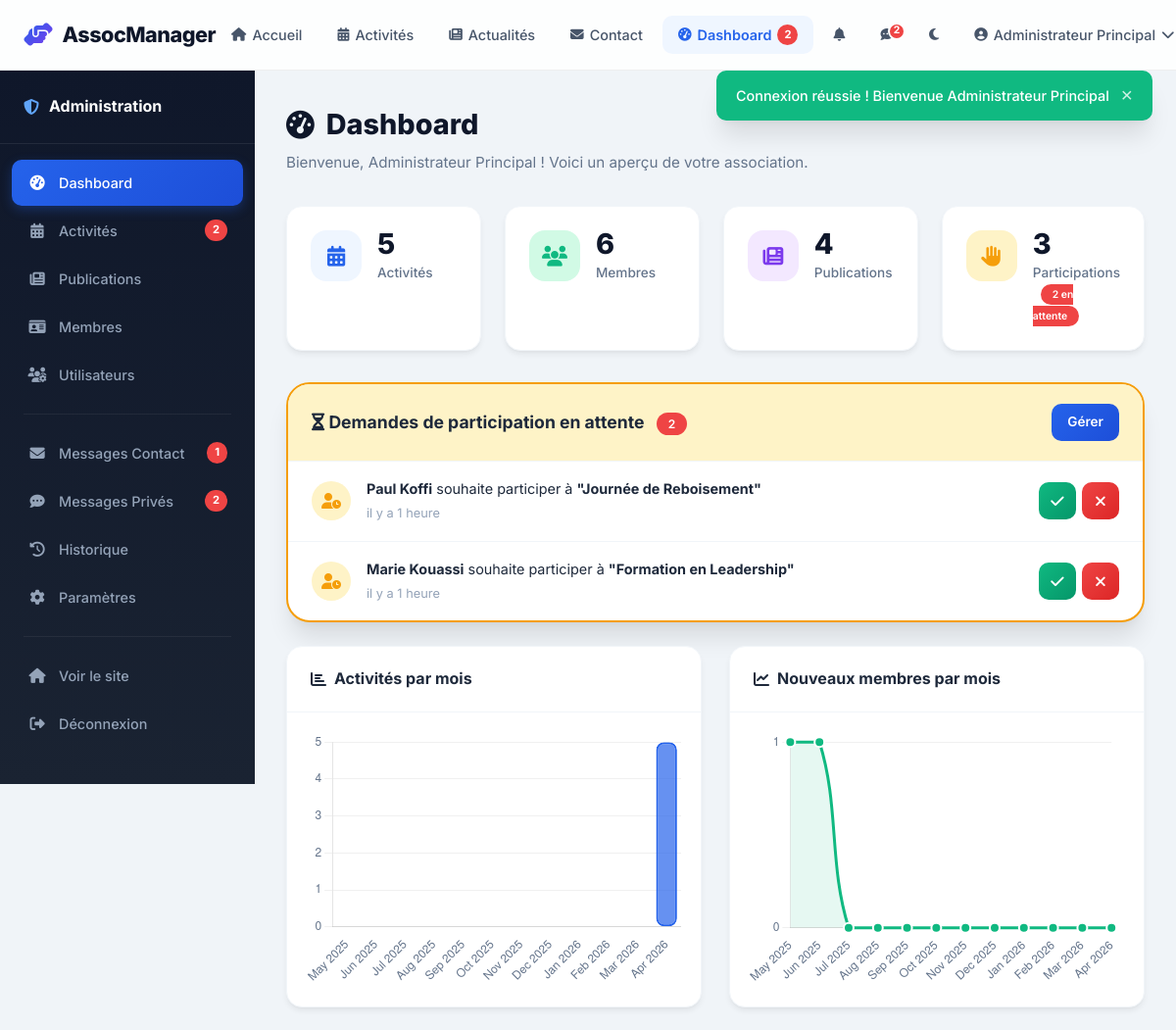
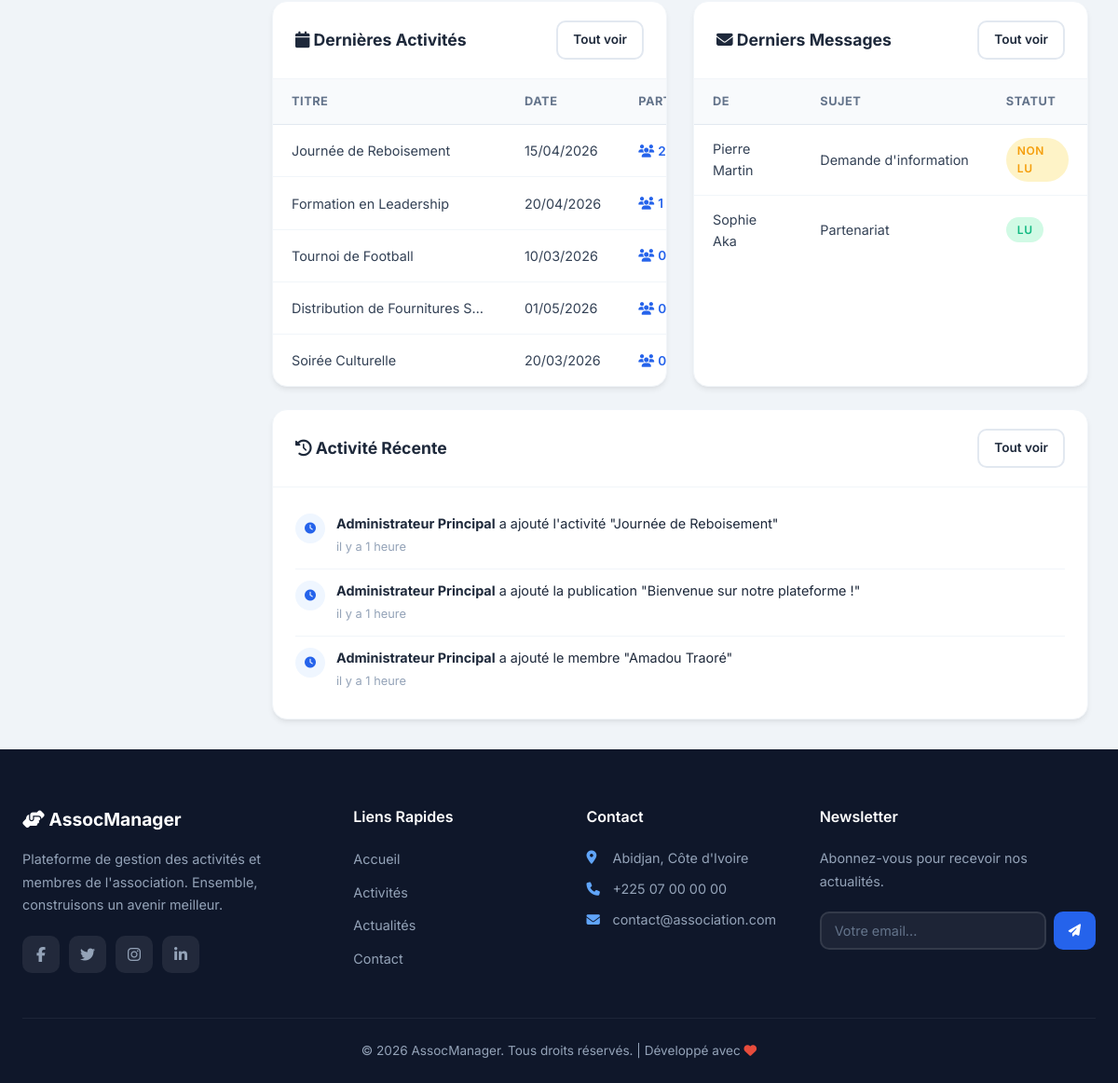
Page /admin/dashboard.php (signed in) on the committed database (2 pictures, top to bottom).
### tables this page shows
CREATE TABLE IF NOT EXISTS users (
    id INT AUTO_INCREMENT PRIMARY KEY,
    username VARCHAR(50) NOT NULL UNIQUE,
    email VARCHAR(100) NOT NULL UNIQUE,
    password VARCHAR(255) NOT NULL,
    full_name VARCHAR(100) NOT NULL,
    phone VARCHAR(20) DEFAULT NULL,
    bio TEXT DEFAULT NULL,
    avatar VARCHAR(255) DEFAULT 'default.png',
    role ENUM('admin', 'user') DEFAULT 'user',
    is_active TINYINT(1) DEFAULT 1,
    created_at DATETIME DEFAULT CURRENT_TIMESTAMP,
    updated_at DATETIME DEFAULT CURRENT_TIMESTAMP ON UPDATE CURRENT_TIMESTAMP
);

CREATE TABLE IF NOT EXISTS participations (
    id INT AUTO_INCREMENT PRIMARY KEY,
    user_id INT NOT NULL,
    activity_id INT NOT NULL,
    status ENUM('pending', 'accepted', 'rejected') DEFAULT 'pending',
    created_at DATETIME DEFAULT CURRENT_TIMESTAMP,
    updated_at DATETIME DEFAULT CURRENT_TIMESTAMP ON UPDATE CURRENT_TIMESTAMP,
    UNIQUE KEY unique_participation (user_id, activity_id),
    FOREIGN KEY (user_id) REFERENCES users(id) ON DELETE CASCADE,
    FOREIGN KEY (activity_id) REFERENCES activities(id) ON DELETE CASCADE
);

CREATE TABLE IF NOT EXISTS activities (
    id INT AUTO_INCREMENT PRIMARY KEY,
    title VARCHAR(200) NOT NULL,
    description TEXT NOT NULL,
    image VARCHAR(255) DEFAULT NULL,
    activity_date DATE NOT NULL,
    location VARCHAR(200) DEFAULT NULL,
    status ENUM('upcoming', 'ongoing', 'completed') DEFAULT 'upcoming',
    publication_status ENUM('draft', 'published') DEFAULT 'published',
    registration_status ENUM('open', 'closed') DEFAULT 'open',
    max_participants INT DEFAULT NULL,
    created_by INT NOT NULL,
    created_at DATETIME DEFAULT CURRENT_TIMESTAMP,
    updated_at DATETIME DEFAULT CURRENT_TIMESTAMP ON UPDATE CURRENT_TIMESTAMP,
    FOREIGN KEY (created_by) REFERENCES users(id) ON DELETE CASCADE
);

CREATE TABLE IF NOT EXISTS contacts (
    id INT AUTO_INCREMENT PRIMARY KEY,
    name VARCHAR(100) NOT NULL,
    email VARCHAR(100) NOT NULL,
    subject VARCHAR(200) NOT NULL,
    message TEXT NOT NULL,
    is_read TINYINT(1) DEFAULT 0,
    created_at DATETIME DEFAULT CURRENT_TIMESTAMP
);

CREATE TABLE IF NOT EXISTS logs (
    id INT AUTO_INCREMENT PRIMARY KEY,
    user_id INT DEFAULT NULL,
    action VARCHAR(500) NOT NULL,
    entity_type VARCHAR(50) DEFAULT NULL,
    entity_id INT DEFAULT NULL,
    created_at DATETIME DEFAULT CURRENT_TIMESTAMP,
    FOREIGN KEY (user_id) REFERENCES users(id) ON DELETE SET NULL
);

### admin/dashboard.php (the view, shortened to what the rows shown need)
<?php
require_once __DIR__ . '/../config/database.php';
require_once __DIR__ . '/../includes/auth.php';
$stats = [];
$stats['activities'] = $pdo->query("SELECT COUNT(*) as c FROM activities")->fetch()['c'];
$stats['members'] = $pdo->query("SELECT COUNT(*) as c FROM members")->fetch()['c'];
$stats['posts'] = $pdo->query("SELECT COUNT(*) as c FROM posts")->fetch()['c'];
$stats['users'] = $pdo->query("SELECT COUNT(*) as c FROM users")->fetch()['c'];
$stats['contacts'] = $pdo->query("SELECT COUNT(*) as c FROM contacts WHERE is_read=0")->fetch()['c'];
$stats['participations'] = $pdo->query("SELECT COUNT(*) as c FROM participations WHERE status='accepted'")->fetch()['c'];
$stats['pending'] = $pdo->query("SELECT COUNT(*) as c FROM participations WHERE status='pending'")->fetch()['c'];
$stats['messages'] = $pdo->query("SELECT COUNT(*) as c FROM messages")->fetch()['c'];
$activitiesByMonth = $pdo->query("
    SELECT DATE_FORMAT(created_at, '%Y-%m') as month, COUNT(*) as total
    FROM activities
    WHERE created_at >= DATE_SUB(NOW(), INTERVAL 12 MONTH)
    GROUP BY month ORDER BY month ASC
")->fetchAll();
$monthLabels = [];
$monthData = [];
for ($i = 11; $i >= 0; $i--) {
    $m = date('Y-m', strtotime("-$i months"));
    $monthLabels[] = date('M Y', strtotime("-$i months"));
    $found = false;
    foreach ($activitiesByMonth as $row) {
        if ($row['month'] === $m) {
            $monthData[] = (int)$row['total'];
            $found = true;
            break;
        }
    }
    if (!$found) $monthData[] = 0;
}
$membersByMonth = $pdo->query("
    SELECT DATE_FORMAT(membership_date, '%Y-%m') as month, COUNT(*) as total
    FROM members
    WHERE membership_date >= DATE_SUB(NOW(), INTERVAL 12 MONTH)
    GROUP BY month ORDER BY month ASC
")->fetchAll();
$memberData = [];
for ($i = 11; $i >= 0; $i--) {
    $m = date('Y-m', strtotime("-$i months"));
    $found = false;
    foreach ($membersByMonth as $row) {
        if ($row['month'] === $m) {
            $memberData[] = (int)$row['total'];
            $found = true;
            break;
        }
    }
    if (!$found) $memberData[] = 0;
}
$recentAct = $pdo->query("SELECT a.*, (SELECT COUNT(*) FROM participations WHERE activity_id=a.id AND status='accepted') as participants, (SELECT COUNT(*) FROM participations WHERE activity_id=a.id AND status='pending') as pending FROM activities a ORDER BY a.created_at DESC LIMIT 5")->fetchAll();
$recentMsg = $pdo->query("SELECT * FROM contacts ORDER BY created_at DESC LIMIT 5")->fetchAll();
$recentLogs = $pdo->query("SELECT l.*, u.full_name FROM logs l LEFT JOIN users u ON l.user_id=u.id ORDER BY l.created_at DESC LIMIT 5")->fetchAll();
$pendingParticipationsList = $pdo->query("
    SELECT p.*, u.full_name, a.title as activity_title
    FROM participations p
    JOIN users u ON p.user_id = u.id
    JOIN activities a ON p.activity_id = a.id
    WHERE p.status = 'pending'
    ORDER BY p.created_at DESC LIMIT 5
")->fetchAll();
require_once __DIR__ . '/../includes/header.php';
?>
<div class="admin-layout">
    <div class="admin-content">
        <div class="admin-header">
            <div>
                <h1><i class="fas fa-tachometer-alt"></i> Dashboard</h1>
            </div>
        </div>
        <div class="stats-grid">
            <div class="stat-card">
                <div class="stat-info">
                    <h3><?php echo $stats['posts']; ?></h3>
                    <p>Publications</p>
                </div>
            </div>
            <div class="stat-card">
                <div class="stat-info">
                    <h3><?php echo $stats['participations']; ?></h3>
                    <p>Participations
                        <?php if ($stats['pending'] > 0): ?>
                            <span class="header-badge" style="font-size:0.65rem;"><?php echo $stats['pending']; ?> en attente</span>
                        <?php endif; ?>
                    </p>
                </div>
            </div>
        </div>
        <div class="pending-alert-card mb-3">
            <div class="pending-list">
                <?php
                if (!empty($pendingParticipationsList) && (is_array($pendingParticipationsList) || is_object($pendingParticipationsList))):
                    foreach ($pendingParticipationsList as $pp):
                ?>
                <div class="pending-item">
                    <div class="pending-icon"><i class="fas fa-user-clock"></i></div>
                    <div class="pending-content">
                        <p><strong><?php echo e($pp['full_name']); ?></strong> souhaite participer à <strong>"<?php echo e($pp['activity_title']); ?>"</strong></p>
                        <span class="pending-time"><?php echo timeAgo($pp['created_at']); ?></span>
                    </div>
                    <div class="pending-actions">
                        <form method="POST" action="<?php echo BASE_URL; ?>/admin/activities.php" style="display:inline;">
                            <button type="submit" class="btn btn-icon btn-success" title="Accepter"><i class="fas fa-check"></i></button>
                        </form>
                        <form method="POST" action="<?php echo BASE_URL; ?>/admin/activities.php" style="display:inline;">
                            <button type="submit" class="btn btn-icon btn-danger" title="Refuser"><i class="fas fa-times"></i></button>
                        </form>
                    </div>
                </div>
                <?php
                    endforeach;
                endif; ?>
            </div>
        </div>
        <div class="grid-2">
            <div class="table-card">
                <table class="data-table">
                    <thead>
                        <tr>
                            <th>Titre</th>
                            <th>Date</th>
                            <th>Participants</th>
                        </tr>
                    </thead>
                    <tbody>
                        <?php foreach ($recentAct as $act): ?>
                        <tr>
                            <td class="truncate"><?php echo e($act['title']); ?></td>
                            <td><?php echo date('d/m/Y', strtotime($act['activity_date'])); ?></td>
                            <td>
                                <span class="participant-count-inline"><i class="fas fa-users"></i> <?php echo $act['participants']; ?></span>
                            </td>
                        </tr>
                        <?php endforeach; ?>
                    </tbody>
                </table>
            </div>
            <div class="table-card">
                <table class="data-table">
                    <thead>
                        <tr>
                            <th>De</th>
                            <th>Sujet</th>
                            <th>Statut</th>
                        </tr>
                    </thead>
                    <tbody>
                        <?php foreach ($recentMsg as $msg): ?>
                        <tr>
                            <td><?php echo e($msg['name']); ?></td>
                            <td class="truncate"><?php echo e($msg['subject']); ?></td>
                            <td>
                                <?php if ($msg['is_read']): ?>
                                    <span class="badge badge-completed">Lu</span>
                                <?php else: ?>
                                    <span class="badge badge-ongoing">Non lu</span>
                                <?php endif; ?>
                            </td>
                        </tr>
                        <?php endforeach; ?>
                    </tbody>
                </table>
            </div>
        </div>
        <div class="table-card mt-3">
            <div class="log-list">
                <?php foreach ($recentLogs as $log): ?>
                <div class="log-item">
                    <div class="log-icon"><i class="fas fa-clock"></i></div>
                    <div class="log-content">
                        <p><strong><?php echo e($log['full_name'] ?? 'Système'); ?></strong> <?php echo e($log['action']); ?></p>
                        <span class="log-time"><?php echo timeAgo($log['created_at']); ?></span>
                    </div>
                </div>
                <?php endforeach; ?>
            </div>
        </div>
    </div>
</div>
<script>
document.addEventListener('DOMContentLoaded', function() {
    const isDark = document.documentElement.classList.contains('dark-mode');
    const gridColor = isDark ? 'rgba(255,255,255,0.08)' : 'rgba(0,0,0,0.06)';
    const textColor = isDark ? '#94a3b8' : '#64748b';
    new Chart(document.getElementById('activitiesChart'), {
        type: 'bar',
        data: {
            labels: <?php echo json_encode($monthLabels); ?>,
            datasets: [{
                label: 'Activités',
                data: <?php echo json_encode($monthData); ?>,
                backgroundColor: 'rgba(37, 99, 235, 0.7)',
                borderColor: 'rgba(37, 99, 235, 1)',
                borderWidth: 2, borderRadius: 8, borderSkipped: false
            }]
        },
        options: {
            responsive: true, maintainAspectRatio: false,
            plugins: { legend: { display: false } },
            scales: {
                y: { beginAtZero: true, ticks: { stepSize: 1, color: textColor }, grid: { color: gridColor } },
                x: { ticks: { color: textColor, maxRotation: 45 }, grid: { display: false } }
            }
        }
    });
    new Chart(document.getElementById('membersChart'), {
        type: 'line',
        data: {
            labels: <?php echo json_encode($monthLabels); ?>,
            datasets: [{
                label: 'Nouveaux membres',
                data: <?php echo json_encode($memberData); ?>,
                borderColor: '#10b981',
                backgroundColor: 'rgba(16, 185, 129, 0.1)',
                borderWidth: 3, fill: true, tension: 0.4,
                pointBackgroundColor: '#10b981', pointBorderColor: '#fff',
                pointBorderWidth: 2, pointRadius: 5, pointHoverRadius: 7
            }]
        },
        options: {
            responsive: true, maintainAspectRatio: false,
            plugins: { legend: { display: false } },
            scales: {
                y: { beginAtZero: true, ticks: { stepSize: 1, color: textColor }, grid: { color: gridColor } },
                x: { ticks: { color: textColor, maxRotation: 45 }, grid: { display: false } }
            }
        }
    });
});
</script>
<?php require_once __DIR__ . '/../includes/footer.php'; ?>

### includes/header.php (shortened to what the rows shown need)
<?php
require_once __DIR__ . '/auth.php';
$currentUser = getCurrentUser();
$currentPage = basename($_SERVER['PHP_SELF'], '.php');
$unreadPrivateMsgs = getUnreadPrivateMsgCount();
$pendingParticipations = getPendingParticipationsCount();
?>
<!DOCTYPE html>
<html lang="fr">
<head>
    <link rel="stylesheet" href="https://cdnjs.cloudflare.com/ajax/libs/font-awesome/6.5.1/css/all.min.css">
    <link rel="stylesheet" href="<?php echo BASE_URL; ?>/assets/css/style.css">
</head>
<body>
    <nav class="navbar" id="navbar">
        <div class="nav-container">
            <ul class="nav-menu" id="navMenu">
                <?php if (isLoggedIn()): ?>
                    <?php if (isAdmin()): ?>
                        <li><a href="<?php echo BASE_URL; ?>/admin/dashboard.php" class="nav-link <?php echo strpos($_SERVER['PHP_SELF'], '/admin/') !== false ? 'active' : ''; ?>">
                            <i class="fas fa-tachometer-alt"></i> Dashboard
                            <?php if ($pendingParticipations > 0): ?><span class="dropdown-badge"><?php echo $pendingParticipations; ?></span><?php endif; ?>
                        </a></li>
                    <?php else: ?>
                        <li><a href="<?php echo BASE_URL; ?>/user/dashboard.php" class="nav-link <?php echo $currentPage === 'dashboard' ? 'active' : ''; ?>">
                            <i class="fas fa-tachometer-alt"></i> Dashboard
                        </a></li>
                    <?php endif; ?>
                    <li class="nav-notif-wrapper">
                        <a href="<?php echo BASE_URL; ?>/user/notifications.php" class="nav-link nav-notif-link" title="Notifications">
                            <i class="fas fa-bell"></i>
                        </a>
                    </li>
                    <li class="nav-notif-wrapper">
                        <a href="<?php echo BASE_URL; ?>/user/messages.php" class="nav-link nav-notif-link" title="Messages">
                            <i class="fas fa-comment-dots"></i>
                            <?php if ($unreadPrivateMsgs > 0): ?>
                                <span class="notif-badge"><?php echo $unreadPrivateMsgs > 9 ? '9+' : $unreadPrivateMsgs; ?></span>
                            <?php endif; ?>
                        </a>
                    </li>
                    <li>
                        <button class="nav-link dark-mode-toggle" id="darkModeToggle" title="Mode sombre" type="button">
                            <i class="fas fa-moon" id="darkModeIcon"></i>
                        </button>
                    </li>
                    <li class="nav-user-menu">
                        <a href="#" class="nav-link nav-user-link">
                            <?php if ($currentUser && $currentUser['avatar'] && $currentUser['avatar'] !== 'default.png'): ?>
                                <img src="<?php echo BASE_URL . '/assets/images/' . e($currentUser['avatar']); ?>" alt="Avatar" class="nav-avatar-img">
                            <?php else: ?>
                                <i class="fas fa-user-circle"></i>
                            <?php endif; ?>
                            <?php echo e($currentUser['full_name'] ?? 'Utilisateur'); ?>
                            <i class="fas fa-chevron-down"></i>
                        </a>
                    </li>
                <?php endif; ?>
            </ul>
        </div>
    </nav>
    <main class="main-content">

### rows in the picture
users: full_name "Administrateur Principal"
participations: user "4", id "3", user.full_name "Paul Koffi", activity.title "Journée de Reboisement", created_at "il y a 1 heure"
participations: user.full_name "Marie Kouassi", activity.title "Formation en Leadership", created_at "il y a 1 heure"
activities: title "Journée de Reboisement", activity_date "15/04/2026", participants "2"
activities: title "Formation en Leadership", activity_date "20/04/2026", participants "1"
activities: title "Tournoi de Football", activity_date "10/03/2026", participants "0"
activities: title "Distribution de Fournitures S…", activity_date "01/05/2026", participants "0"
activities: title "Soirée Culturelle", activity_date "20/03/2026", participants "0"
contacts: name "Pierre Martin", subject "Demande d'information", is_read "NON LU"
contacts: name "Sophie Aka", subject "Partenariat", is_read "LU"
logs: user.full_name "Administrateur Principal", action "a ajouté l'activité \"Journée de Reboisement\"", created_at "il y a 1 heure"
logs: user.full_name "Administrateur Principal", action "a ajouté la publication \"Bienvenue sur notre plateforme !\"", created_at "il y a 1 heure"
logs: user.full_name "Administrateur Principal", action "a ajouté le membre \"Amadou Traoré\"", created_at "il y a 1 heure"

### other values in the picture
$pendingParticipations "2"
$unreadPrivateMsgs "2"
$flash['message'] "Connexion réussie ! Bienvenue Administrateur Principal"
$sidebarPendingParts "2"
$sidebarUnreadMsgs "1"
$sidebarUnreadPrivate "2"
$_SESSION['user_name'] "Administrateur Principal"
$stats['activities'] "5"
$stats['members'] "6"
$stats['pending'] "2"
chart data {{ json_encode($monthData) }} [0,0,0,0,0,0,0,0,0,0,0,5]
chart data {{ json_encode($memberData) }} [1,1,0,0,0,0,0,0,0,0,0,0]
